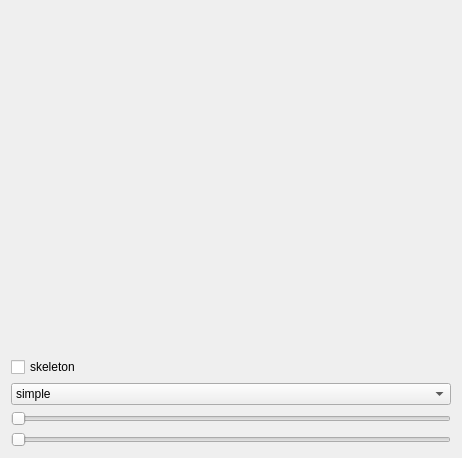
<?xml version="1.0" encoding="UTF-8"?>
<ui version="4.0">
 <class>MainWindow</class>
 <widget class="QMainWindow" name="MainWindow">
  <property name="windowModality">
   <enum>Qt::ApplicationModal</enum>
  </property>
  <property name="enabled">
   <bool>true</bool>
  </property>
  <property name="geometry">
   <rect>
    <x>0</x>
    <y>0</y>
    <width>462</width>
    <height>458</height>
   </rect>
  </property>
  <property name="sizePolicy">
   <sizepolicy hsizetype="Preferred" vsizetype="Preferred">
    <horstretch>0</horstretch>
    <verstretch>0</verstretch>
   </sizepolicy>
  </property>
  <property name="mouseTracking">
   <bool>false</bool>
  </property>
  <property name="windowTitle">
   <string>task0</string>
  </property>
  <property name="layoutDirection">
   <enum>Qt::LeftToRight</enum>
  </property>
  <property name="tabShape">
   <enum>QTabWidget::Rounded</enum>
  </property>
  <widget class="QWidget" name="centralWidget">
   <property name="enabled">
    <bool>true</bool>
   </property>
   <property name="sizePolicy">
    <sizepolicy hsizetype="Preferred" vsizetype="Preferred">
     <horstretch>0</horstretch>
     <verstretch>0</verstretch>
    </sizepolicy>
   </property>
   <layout class="QVBoxLayout" name="verticalLayout">
    <item>
     <widget class="GLWidget" name="widget" native="true">
      <property name="mouseTracking">
       <bool>true</bool>
      </property>
     </widget>
    </item>
    <item>
     <widget class="QCheckBox" name="checkBox">
      <property name="text">
       <string>skeleton</string>
      </property>
     </widget>
    </item>
    <item>
     <widget class="QComboBox" name="comboBox">
      <property name="enabled">
       <bool>true</bool>
      </property>
      <property name="mouseTracking">
       <bool>false</bool>
      </property>
      <property name="focusPolicy">
       <enum>Qt::ClickFocus</enum>
      </property>
      <property name="acceptDrops">
       <bool>true</bool>
      </property>
      <property name="editable">
       <bool>false</bool>
      </property>
      <item>
       <property name="text">
        <string>simple</string>
       </property>
      </item>
      <item>
       <property name="text">
        <string>colored</string>
       </property>
      </item>
      <item>
       <property name="text">
        <string>waved</string>
       </property>
      </item>
     </widget>
    </item>
    <item>
     <widget class="QSlider" name="v">
      <property name="orientation">
       <enum>Qt::Horizontal</enum>
      </property>
     </widget>
    </item>
    <item>
     <widget class="QSlider" name="k">
      <property name="orientation">
       <enum>Qt::Horizontal</enum>
      </property>
     </widget>
    </item>
   </layout>
  </widget>
 </widget>
 <layoutdefault spacing="6" margin="11"/>
 <customwidgets>
  <customwidget>
   <class>GLWidget</class>
   <extends>QWidget</extends>
   <header>glwidget.h</header>
   <container>1</container>
   <slots>
    <slot>changeShader(int)</slot>
    <slot>changeModel(int)</slot>
    <slot>setMultiplier(double)</slot>
    <slot>setFiltering(bool)</slot>
    <slot>noFiltering()</slot>
    <slot>bilinearFiltering()</slot>
    <slot>bicubicFiltering()</slot>
    <slot>setSkelet(bool)</slot>
    <slot>changeK(int)</slot>
    <slot>changeV(int)</slot>
   </slots>
  </customwidget>
 </customwidgets>
 <resources/>
 <connections>
  <connection>
   <sender>comboBox</sender>
   <signal>currentIndexChanged(int)</signal>
   <receiver>widget</receiver>
   <slot>changeShader(int)</slot>
   <hints>
    <hint type="sourcelabel">
     <x>197</x>
     <y>378</y>
    </hint>
    <hint type="destinationlabel">
     <x>223</x>
     <y>188</y>
    </hint>
   </hints>
  </connection>
  <connection>
   <sender>checkBox</sender>
   <signal>clicked(bool)</signal>
   <receiver>widget</receiver>
   <slot>setSkelet(bool)</slot>
   <hints>
    <hint type="sourcelabel">
     <x>76</x>
     <y>335</y>
    </hint>
    <hint type="destinationlabel">
     <x>143</x>
     <y>170</y>
    </hint>
   </hints>
  </connection>
  <connection>
   <sender>v</sender>
   <signal>sliderMoved(int)</signal>
   <receiver>widget</receiver>
   <slot>changeK(int)</slot>
   <hints>
    <hint type="sourcelabel">
     <x>81</x>
     <y>405</y>
    </hint>
    <hint type="destinationlabel">
     <x>280</x>
     <y>253</y>
    </hint>
   </hints>
  </connection>
  <connection>
   <sender>k</sender>
   <signal>sliderMoved(int)</signal>
   <receiver>widget</receiver>
   <slot>changeV(int)</slot>
   <hints>
    <hint type="sourcelabel">
     <x>343</x>
     <y>431</y>
    </hint>
    <hint type="destinationlabel">
     <x>335</x>
     <y>265</y>
    </hint>
   </hints>
  </connection>
 </connections>
</ui>
